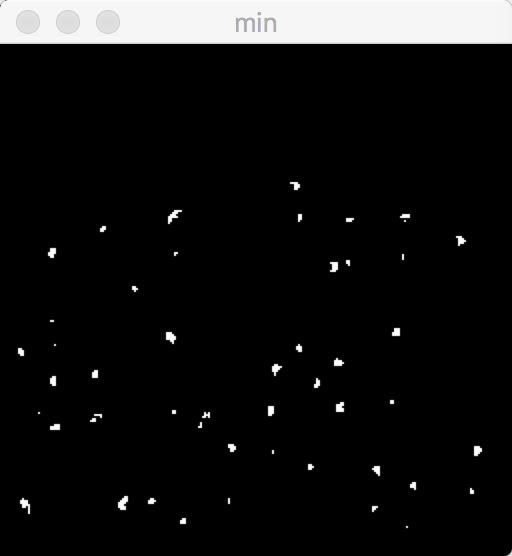
//> input picture HW2_Harris_Corner/pics/2.png, 512 x 556 px, given in place of test.bmp, which was not available
$ ./HarrisCorner 3 3   (built with g++ and OpenCV 4)
//> lines starting //> are read from the running program, lines starting //| are printed output that depends on the picture; after the words box and inside, x2 and y2 are one past the last pixel; in counts of white or black regions, pixels touching at a corner belong together; pictures that were not available may be replaced by others from this repository, and a replacement may not be noted
//
//  main.cpp
//  Harris
//
//  Created by hzfmacbook on 12/8/15.
//  Copyright © 2015 hzfmacbook. All rights reserved.
//

#include <iostream>
#include <cmath>
#include <vector>
#include <opencv2/opencv.hpp>

using namespace std;
using namespace cv;


//arguments
double K;
int Aperture_size;


//picture
int height, width;

//
Mat_<double> big_eigen;
Mat_<double> small_eigen;
Mat_<double> score;

//source image
Mat src;

//slider bar tools
const int slider_max = 1000, corner_max = 1000;
int slider, corn_slider;

double my_threshold = 1e6;

double corner_threshold = 1e9;

void drawOnImage(Mat &image, vector<Point> &points)
{
    int radius = 3, thickness = 2;

    // display all corners
    for (vector<Point>::iterator it = points.begin(); it != points.end(); it++) {
        circle(image, *it, radius, Scalar(0, 255, 0), thickness);
    }
}

void bigEigenImage()
{
    Mat my_mat(height, width, CV_8U);

    for (int x = Aperture_size / 2; x <= width - Aperture_size + 1; x++)
    {
        for (int y = Aperture_size / 2; y <= height - Aperture_size + 1; y++)
        {
            if (big_eigen(x, y) > my_threshold) {
                my_mat.at<uchar>(y, x) = 255;
            }
            else {
                my_mat.at<uchar>(y, x) = 0;
            }
        }
    }
    imshow("max", my_mat);
}

void smallEigenImage()
{
    Mat my_mat(height, width, CV_8U);

    for (int x = Aperture_size / 2; x <= width - Aperture_size + 1; x++)
    {
        for (int y = Aperture_size / 2; y <= height - Aperture_size + 1; y++)
        {
            if (small_eigen(x, y) > my_threshold) {
                my_mat.at<uchar>(y, x) = 255;
            }
            else {
                my_mat.at<uchar>(y, x) = 0;
            }
        }
    }
    imshow("min", my_mat);
}

void REigenImage()
{
    Mat my_mat(height, width, CV_8U);

    for (int x = Aperture_size / 2; x <= width - Aperture_size + 1; x++)
    {
        for (int y = Aperture_size / 2; y <= height - Aperture_size + 1; y++)
        {
            if (score(x, y) > corner_threshold) //corner
            {
                my_mat.at<uchar>(y, x) = 0;
            }
            else if (score(x, y) < 0 && score(x, y) < -corner_threshold) //edge
            {
                my_mat.at<uchar>(y, x) = 127;
            }
            else //flat
            {
                my_mat.at<uchar>(y, x) = 255;
            }
        }
    }
    imshow("R", my_mat);
}

void finalCornerImage()
{
    vector<Point> points;

    for (int x = Aperture_size / 2; x <= width - Aperture_size + 1; x++)
    {
        for (int y = Aperture_size / 2; y <= height - Aperture_size + 1; y++)
        {
            if (score(x, y) > corner_threshold
                && score(x, y) > score(x-1, y-1) && score(x, y) > score(x-1, y)
                && score(x, y) > score(x-1, y+1) && score(x, y) > score(x, y-1)
                && score(x, y) > score(x, y+1) && score(x, y) > score(x+1, y-1)
                && score(x, y) > score(x+1, y) && score(x, y) > score(x+1, y+1))
            {
                points.push_back(Point(x, y));
            }
        }
    }

    Mat res = src.clone();
    imshow("origin", src);

    drawOnImage(res, points);

    imshow("Harris Corner", res);

}

void on_trackbar(int pos, void *)
{
    if (pos > 0) {
        my_threshold = pos * 1000;
        bigEigenImage();
        smallEigenImage();
        REigenImage();
        finalCornerImage();
    }
}

void corn_trackbar(int pos, void *)
{
    if (pos > 0) {
        corner_threshold = pos * 1e6;
        bigEigenImage();
        smallEigenImage();
        REigenImage();
        finalCornerImage();
    }
}

int main(int argc, const char * argv[])
{
    // insert code here...
    if (argc < 3) {
        cout << "error: arguments lack." << endl;
        return 1;
    }

    vector<Point> points, maxEig, minEig;

    //transfer to right type
    sscanf(argv[1], "%lf", &K);
    sscanf(argv[2], "%d", &Aperture_size);


    src = imread("test.bmp");
//> src is the input picture: 556 rows x 512 cols, CV_8UC3; mean B, G, R 20.8, 20.8, 20.8

    if (!src.data) {
        cout << "error: file does not exists." << endl;
        return 1;
    }

    //get the height and width of the picture
    height = src.rows;
//> height = 556
    width = src.cols;
//> width = 512

    Mat gray;
    Mat sobel_x;
    Mat sobel_y;

    //transfer to grayscale image
    cvtColor(src, gray, CV_BGR2GRAY);


    //use sobel to calculate the partial
    Sobel(gray, sobel_x, CV_16S, 1, 0, Aperture_size, 1, 0, BORDER_REPLICATE);
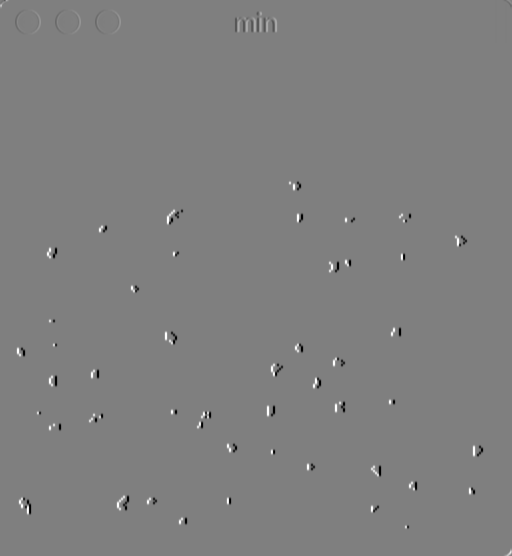
//> sobel_x: 556 rows x 512 cols, CV_16SC1; min -896, max 896, mean 0; drawn with min black and max white
    Sobel(gray, sobel_y, CV_16S, 0, 1, Aperture_size, 1, 0, BORDER_REPLICATE);

    //store the score
    big_eigen = Mat_<double>(gray.cols, gray.rows, CV_64FC1);
    small_eigen = Mat_<double>(gray.cols, gray.rows, CV_64FC1);
    score = Mat_<double>(gray.cols, gray.rows, CV_64FC1);

    //calculate related matrix M for each pixel
    for (int x = Aperture_size / 2; x <= gray.cols - Aperture_size + 1; x++)
    {
        for (int y = Aperture_size / 2; y <= gray.rows - Aperture_size + 1; y++)
        {
            double A = 0, B = 0, C = 0;

            for (int xx = x - Aperture_size / 2; xx <= x + Aperture_size / 2; xx++) {
                for (int yy = y - Aperture_size / 2; yy <= y + Aperture_size / 2; yy++) {

                    double pdx = sobel_x.at<int16_t>(yy, xx);
                    double pdy = sobel_y.at<int16_t>(yy, xx);
                    A += pdx * pdx;
                    B += pdy * pdy;
                    C += pdx * pdy;
                }
            }

            //so the matrix is: [pdx^2 pdx*pdy; pdx*pdy pdy^2]
            double det = A * B - C * C;
            double trace = A + B;

            //calculate two eigen values
            big_eigen(x, y) = (trace + sqrt(trace*trace-4*det)) / 2;
            small_eigen(x, y) = trace - big_eigen(x, y);

            //calculate the score, compare it with threshold
            score(x, y) = det - K * trace * trace;

        }
    }
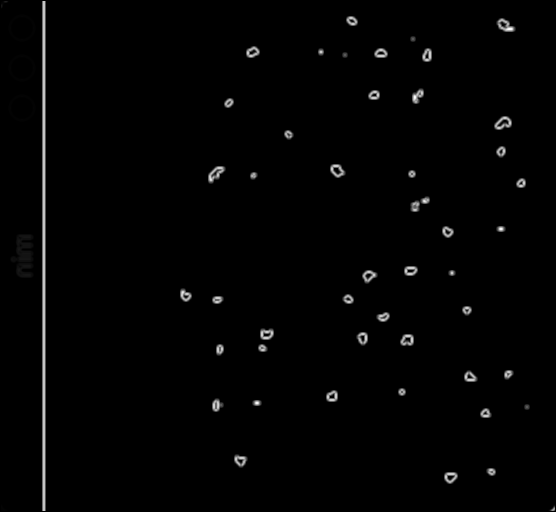
//> big_eigen: 512 rows x 556 cols, CV_64FC1; min 0, max 5984352, mean 71113; drawn with min black and max white
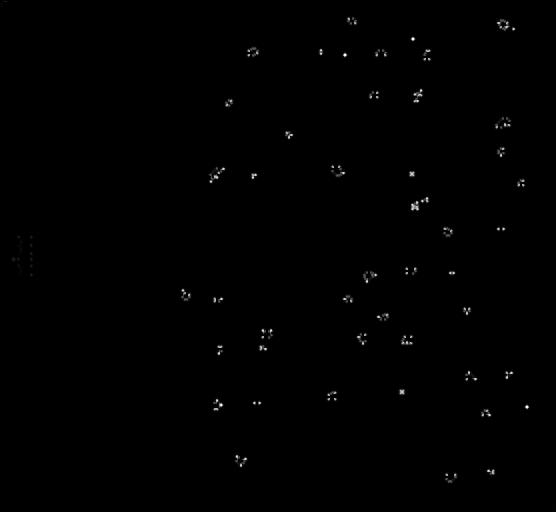
//> small_eigen: 512 rows x 556 cols, CV_64FC1; min 0, max 1973324, mean 5998; drawn with min black and max white
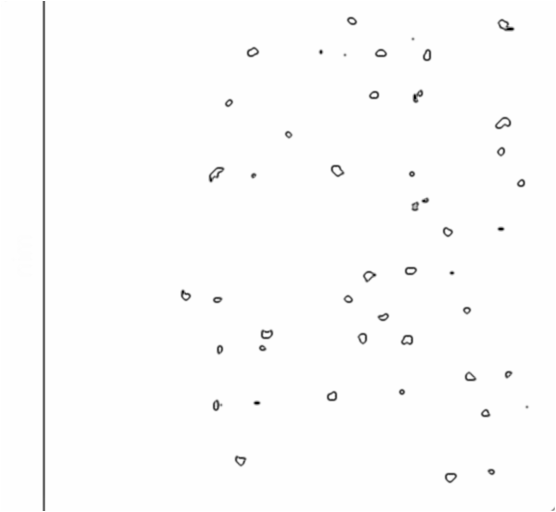
//> score: 512 rows x 556 cols, CV_64FC1; min -1.07e+14, max 6, mean -8.43e+11; drawn with min black and max white

    //trackbar
    namedWindow("Harris Corner");
    createTrackbar("Threshold", "Harris Corner", &slider, slider_max, on_trackbar);
    createTrackbar("CornerThre", "Harris Corner", &corn_slider, corner_max, corn_trackbar);

    bigEigenImage();
//> after the loop in bigEigenImage, `for (int x = Aperture_size / 2; x <= width - Aperture_size + 1; x++)`:
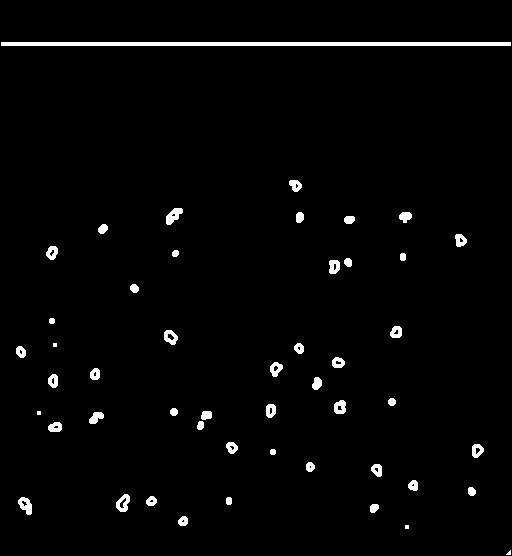
//> my_mat: 556 rows x 512 cols, CV_8UC1; 2.1% white; 49 white regions (4 under 20 px), largest, box (x1, y1, x2, y2) and area: (1, 42, 511, 46) 2040, (166, 208, 183, 225) 169, (18, 497, 32, 515) 156
    smallEigenImage();
//> after the loop in smallEigenImage, `for (int x = Aperture_size / 2; x <= width - Aperture_size + 1; x++)`:
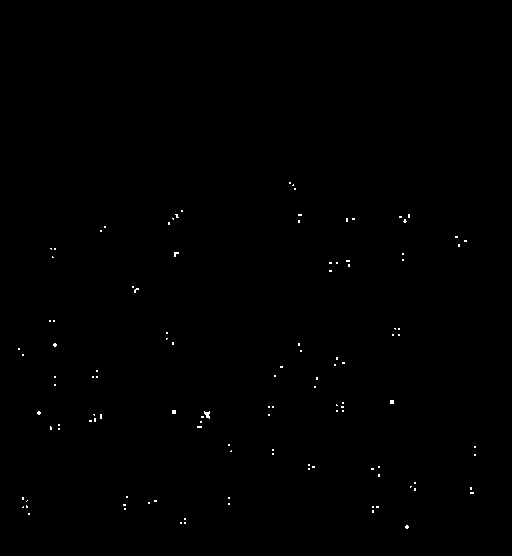
//> my_mat: 556 rows x 512 cols, CV_8UC1; 0.23% white in thin lines or dots, all inside (x1, y1, x2, y2) = (18, 182, 476, 529)
    REigenImage();
//> after the loop in REigenImage, `for (int x = Aperture_size / 2; x <= width - Aperture_size + 1; x++)`:
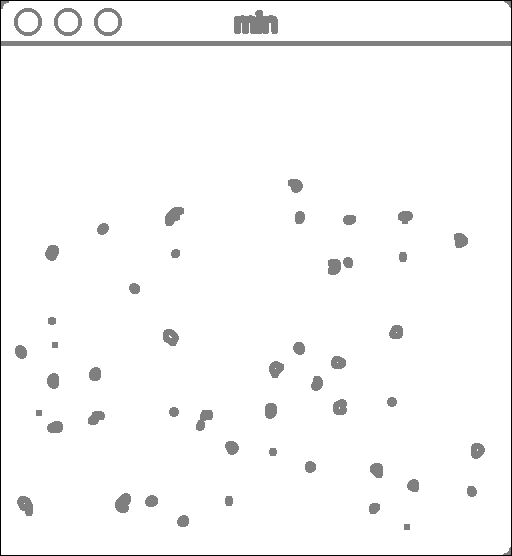
//> my_mat: 556 rows x 512 cols, CV_8UC1; min 0, max 255, mean 248.4
    finalCornerImage();

    waitKey(0);

    return 0;
}

$ run again, on HW2_Harris_Corner/pics/3.png
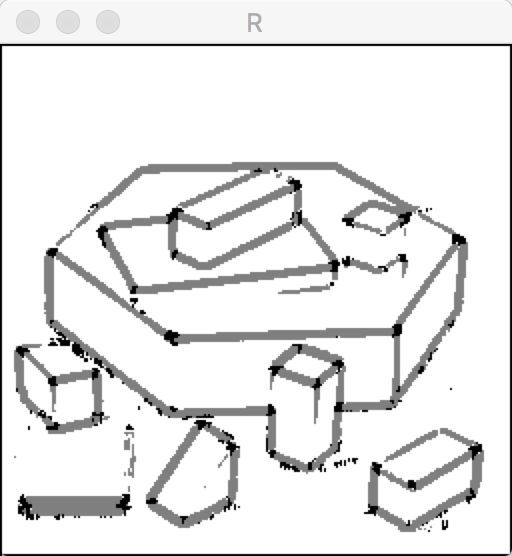
//> input picture HW2_Harris_Corner/pics/3.png, 512 x 556 px, given in place of test.bmp, which was not available
//> src is the input picture: 556 rows x 512 cols, CV_8UC3; mean B, G, R 231.6, 231.6, 231.6
//> after the loop in bigEigenImage, `for (int x = Aperture_size / 2; x <= width - Aperture_size + 1; x++)`:
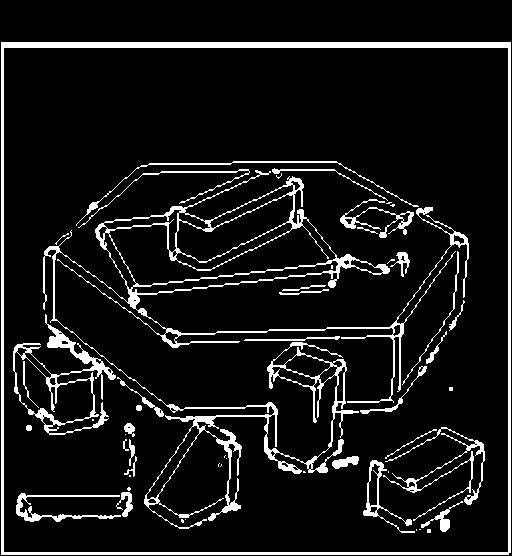
//> my_mat: 556 rows x 512 cols, CV_8UC1; 9.3% white; 53 white regions (21 under 20 px), largest, box (x1, y1, x2, y2) and area: (43, 170, 469, 529) 10121, (1, 42, 511, 555) 7610, (13, 314, 116, 435) 2092
//> after the loop in REigenImage, `for (int x = Aperture_size / 2; x <= width - Aperture_size + 1; x++)`:
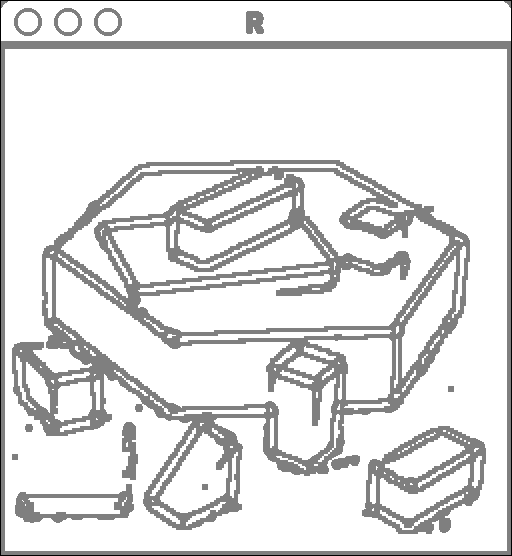
//> my_mat: 556 rows x 512 cols, CV_8UC1; min 0, max 255, mean 226.4

$ run again, on HW2_Harris_Corner/pics/4.png
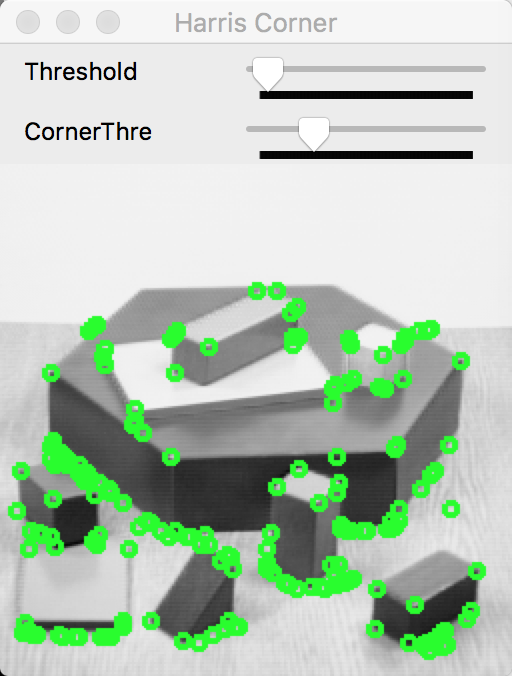
//> input picture HW2_Harris_Corner/pics/4.png, 512 x 676 px, given in place of test.bmp, which was not available
//> src is the input picture: 676 rows x 512 cols, CV_8UC3; mean B, G, R 183.5, 200.5, 183.1
//> after the loop in bigEigenImage, `for (int x = Aperture_size / 2; x <= width - Aperture_size + 1; x++)`:
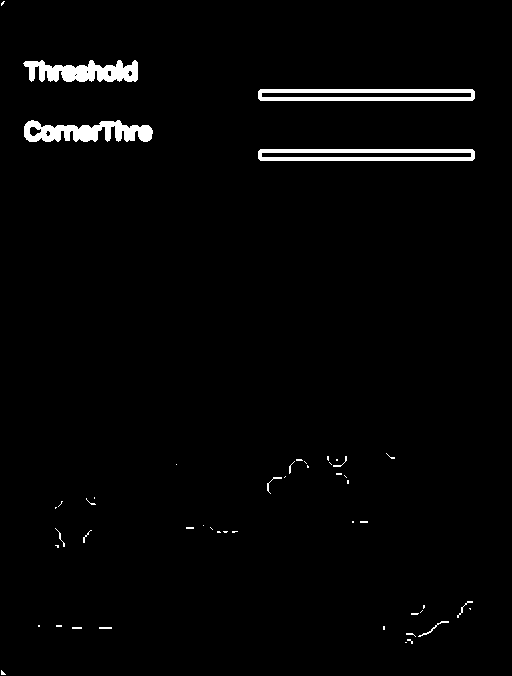
//> my_mat: 676 rows x 512 cols, CV_8UC1; 2.2% white; 50 white regions (37 under 20 px), largest, box (x1, y1, x2, y2) and area: (24, 120, 153, 142) 1785, (258, 89, 475, 101) 1756, (258, 149, 475, 161) 1756
//> after the loop in REigenImage, `for (int x = Aperture_size / 2; x <= width - Aperture_size + 1; x++)`:
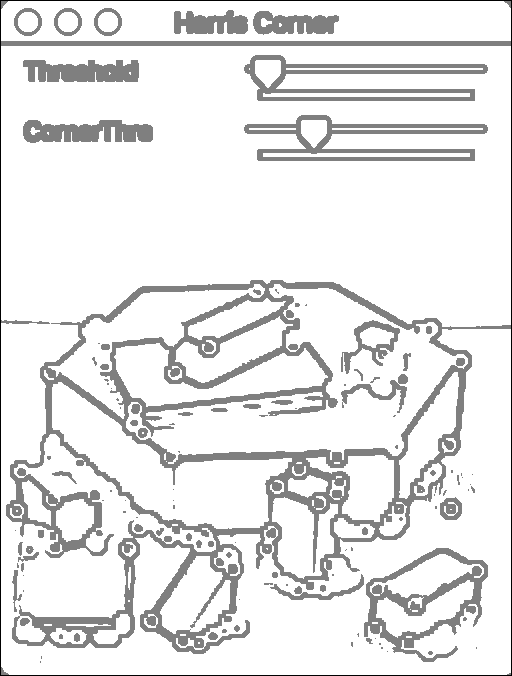
//> my_mat: 676 rows x 512 cols, CV_8UC1; min 0, max 255, mean 231.5
